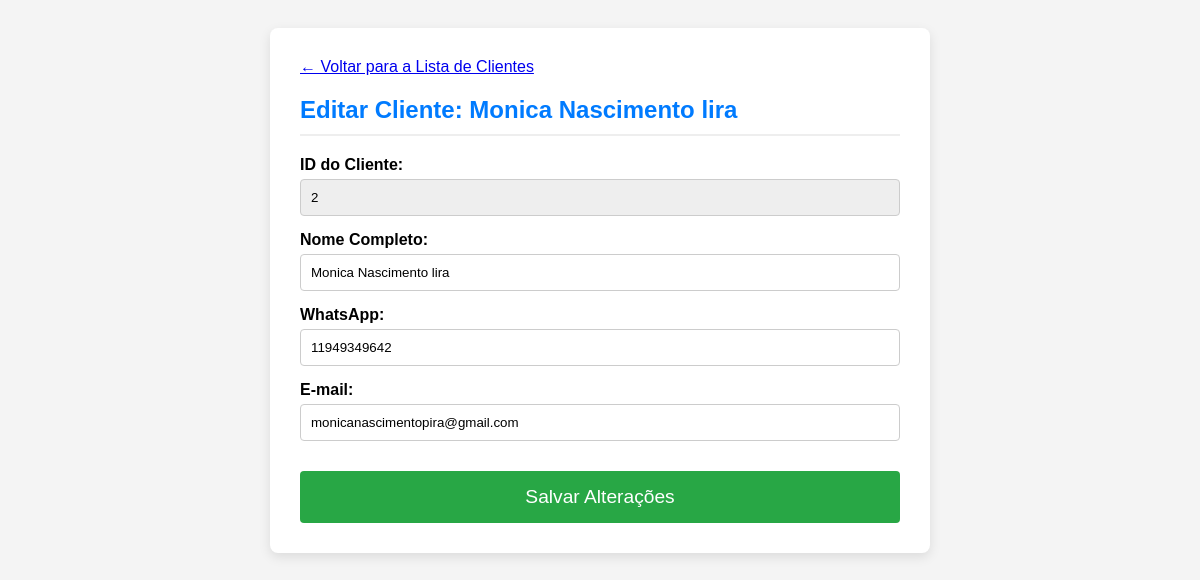
Screenshot of /admin/clientes/edit/2 (signed in) with the database file from the repository.
### tables this page shows
CREATE TABLE clientes (
            id INTEGER PRIMARY KEY AUTOINCREMENT,
            nome_completo TEXT NOT NULL,
            whatsapp TEXT,
            email TEXT UNIQUE NOT NULL,
            data_cadastro TIMESTAMP DEFAULT CURRENT_TIMESTAMP
        );

### main.py (the view)
@app.route("/admin/clientes/edit/<int:id_cliente>", methods=['GET', 'POST'])
def admin_editar_cliente(id_cliente):
    if 'logged_in' not in session:
        return redirect(url_for('admin_login'))
    cliente = get_cliente_por_id(id_cliente)
    if request.method == 'POST':
        update_cliente(id_cliente, request.form['nome_completo'], request.form['whatsapp'], request.form['email'])
        return redirect(url_for('admin_clientes'))
    return render_template("admin_editar_cliente.html", cliente=cliente)

### database.py (called while the page is built)
def create_connection():
    conn = sqlite3.connect(DB_NAME)
    conn.row_factory = sqlite3.Row  # Acessa colunas por nome
    return conn

def get_cliente_por_id(id_cliente):
    conn = create_connection()
    cliente = conn.execute("SELECT * FROM clientes WHERE id=?", (id_cliente,)).fetchone()
    conn.close()
    return dict(cliente) if cliente else None

### templates/admin_editar_cliente.html (shortened to what this page needs)
<!DOCTYPE html>
<html lang="pt-br">
<head>
</head>
<body>
    <div class="container">
        <div class="back-link">
            <a href="{{ url_for('admin_clientes') }}">← Voltar para a Lista de Clientes</a>
        </div>
        <h2>Editar Cliente: {{ cliente.nome_completo }}</h2>
        <form method="POST">
            <label for="id">ID do Cliente:</label>
            <input type="text" id="id" name="id" value="{{ cliente.id }}" readonly><br>
            <label for="nome_completo">Nome Completo:</label>
            <input type="text" id="nome_completo" name="nome_completo" value="{{ cliente.nome_completo }}" required><br>
            <label for="whatsapp">WhatsApp:</label>
            <input type="text" id="whatsapp" name="whatsapp" value="{{ cliente.whatsapp }}" required><br>
            <label for="email">E-mail:</label>
            <input type="email" id="email" name="email" value="{{ cliente.email }}" required><br>
            <button type="submit">Salvar Alterações</button>
        </form>
    </div>
</body>
</html>

### templates/admin_editar_cliente.html (style rules this page uses)
body { font-family: Arial, sans-serif; padding: 20px; background-color: #f4f4f4; }
.container { max-width: 600px; margin: 0 auto; background: white; padding: 30px; border-radius: 8px; box-shadow: 0 4px 12px rgba(0,0,0,0.1); }
h2 { color: #007bff; border-bottom: 2px solid #eee; padding-bottom: 10px; }
label { display: block; margin-top: 15px; margin-bottom: 5px; font-weight: bold; }
input[type="text"], input[type="email"] { width: 100%; padding: 10px; border: 1px solid #ccc; border-radius: 4px; box-sizing: border-box; }
input[readonly] { background-color: #eee; cursor: not-allowed; }
button[type="submit"] { display: block; width: 100%; padding: 15px; background-color: #28a745; color: white; border: none; border-radius: 4px; cursor: pointer; font-size: 1.2em; margin-top: 30px; transition: background-color 0.2s; }
.back-link { margin-bottom: 20px; }

### rows the page displays
clientes: nome_completo "Monica Nascimento lira", id "2", whatsapp "11949349642", email "monicanascimentopira@gmail.com"
